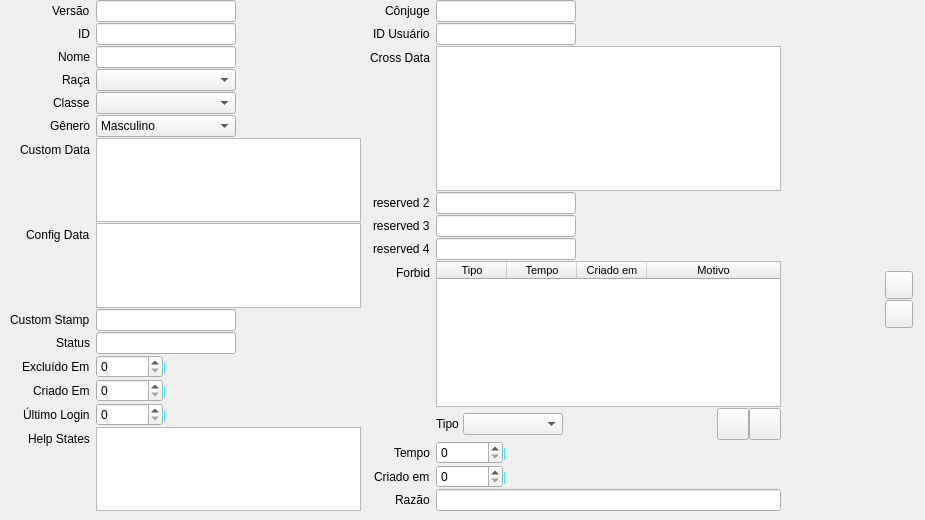
    <widget class="QWidget" name="tab_base">
     <attribute name="title">
      <string>Base</string>
     </attribute>
     <widget class="QWidget" name="verticalLayoutWidget">
      <property name="geometry">
       <rect>
        <x>885</x>
        <y>270</y>
        <width>31</width>
        <height>61</height>
       </rect>
      </property>
      <layout class="QVBoxLayout" name="verticalLayout">
       <property name="spacing">
        <number>0</number>
       </property>
       <property name="sizeConstraint">
        <enum>QLayout::SetNoConstraint</enum>
       </property>
       <item>
        <widget class="QPushButton" name="pushButton_3">
         <property name="sizePolicy">
          <sizepolicy hsizetype="Fixed" vsizetype="Fixed">
           <horstretch>0</horstretch>
           <verstretch>0</verstretch>
          </sizepolicy>
         </property>
         <property name="minimumSize">
          <size>
           <width>28</width>
           <height>28</height>
          </size>
         </property>
         <property name="maximumSize">
          <size>
           <width>28</width>
           <height>28</height>
          </size>
         </property>
         <property name="text">
          <string/>
         </property>
         <property name="icon">
          <iconset>
           <normaloff>:/icons/Resources/Add_32x32.png</normaloff>:/icons/Resources/Add_32x32.png</iconset>
         </property>
         <property name="iconSize">
          <size>
           <width>22</width>
           <height>22</height>
          </size>
         </property>
        </widget>
       </item>
       <item>
        <widget class="QPushButton" name="pushButton_2">
         <property name="sizePolicy">
          <sizepolicy hsizetype="Fixed" vsizetype="Fixed">
           <horstretch>0</horstretch>
           <verstretch>0</verstretch>
          </sizepolicy>
         </property>
         <property name="minimumSize">
          <size>
           <width>28</width>
           <height>28</height>
          </size>
         </property>
         <property name="maximumSize">
          <size>
           <width>28</width>
           <height>28</height>
          </size>
         </property>
         <property name="text">
          <string/>
         </property>
         <property name="icon">
          <iconset>
           <normaloff>:/icons/Resources/Cancel_32x32.png</normaloff>:/icons/Resources/Cancel_32x32.png</iconset>
         </property>
         <property name="iconSize">
          <size>
           <width>22</width>
           <height>22</height>
          </size>
         </property>
        </widget>
       </item>
      </layout>
     </widget>
     <widget class="QWidget" name="formLayoutWidget">
      <property name="geometry">
       <rect>
        <x>10</x>
        <y>0</y>
        <width>351</width>
        <height>511</height>
       </rect>
      </property>
      <layout class="QFormLayout" name="formLayout">
       <property name="labelAlignment">
        <set>Qt::AlignRight|Qt::AlignTrailing|Qt::AlignVCenter</set>
       </property>
       <property name="verticalSpacing">
        <number>1</number>
       </property>
       <item row="0" column="0">
        <widget class="QLabel" name="label">
         <property name="text">
          <string>Versão</string>
         </property>
         <property name="buddy">
          <cstring>base_version</cstring>
         </property>
        </widget>
       </item>
       <item row="0" column="1">
        <widget class="QLineEdit" name="base_version">
         <property name="maximumSize">
          <size>
           <width>140</width>
           <height>16777215</height>
          </size>
         </property>
        </widget>
       </item>
       <item row="1" column="0">
        <widget class="QLabel" name="label_2">
         <property name="text">
          <string>ID</string>
         </property>
         <property name="buddy">
          <cstring>base_id</cstring>
         </property>
        </widget>
       </item>
       <item row="1" column="1">
        <widget class="QLineEdit" name="base_id">
         <property name="maximumSize">
          <size>
           <width>140</width>
           <height>16777215</height>
          </size>
         </property>
        </widget>
       </item>
       <item row="2" column="0">
        <widget class="QLabel" name="label_3">
         <property name="text">
          <string>Nome</string>
         </property>
         <property name="buddy">
          <cstring>base_name</cstring>
         </property>
        </widget>
       </item>
       <item row="2" column="1">
        <widget class="QLineEdit" name="base_name">
         <property name="maximumSize">
          <size>
           <width>140</width>
           <height>16777215</height>
          </size>
         </property>
        </widget>
       </item>
       <item row="3" column="0">
        <widget class="QLabel" name="label_4">
         <property name="text">
          <string>Raça</string>
         </property>
        </widget>
       </item>
       <item row="4" column="0">
        <widget class="QLabel" name="label_5">
         <property name="text">
          <string>Classe</string>
         </property>
        </widget>
       </item>
       <item row="5" column="0">
        <widget class="QLabel" name="label_6">
         <property name="text">
          <string>Gênero</string>
         </property>
        </widget>
       </item>
       <item row="6" column="0">
        <widget class="QLabel" name="label_7">
         <property name="text">
          <string>Custom Data</string>
         </property>
        </widget>
       </item>
       <item row="6" column="1">
        <widget class="QTextEdit" name="base_customdata"/>
       </item>
       <item row="7" column="0">
        <widget class="QLabel" name="label_8">
         <property name="text">
          <string>Config Data</string>
         </property>
        </widget>
       </item>
       <item row="7" column="1">
        <widget class="QTextEdit" name="base_configdata"/>
       </item>
       <item row="8" column="0">
        <widget class="QLabel" name="label_9">
         <property name="text">
          <string>Custom Stamp</string>
         </property>
         <property name="buddy">
          <cstring>base_customstamp</cstring>
         </property>
        </widget>
       </item>
       <item row="8" column="1">
        <widget class="QLineEdit" name="base_customstamp">
         <property name="maximumSize">
          <size>
           <width>140</width>
           <height>16777215</height>
          </size>
         </property>
        </widget>
       </item>
       <item row="9" column="0">
        <widget class="QLabel" name="label_10">
         <property name="text">
          <string>Status</string>
         </property>
         <property name="buddy">
          <cstring>base_status</cstring>
         </property>
        </widget>
       </item>
       <item row="9" column="1">
        <widget class="QLineEdit" name="base_status">
         <property name="maximumSize">
          <size>
           <width>140</width>
           <height>16777215</height>
          </size>
         </property>
        </widget>
       </item>
       <item row="10" column="0">
        <widget class="QLabel" name="label_11">
         <property name="text">
          <string>Excluído Em</string>
         </property>
        </widget>
       </item>
       <item row="11" column="0">
        <widget class="QLabel" name="label_12">
         <property name="text">
          <string>Criado Em</string>
         </property>
        </widget>
       </item>
       <item row="12" column="0">
        <widget class="QLabel" name="label_13">
         <property name="text">
          <string>Último Login</string>
         </property>
        </widget>
       </item>
       <item row="13" column="0">
        <widget class="QLabel" name="label_14">
         <property name="text">
          <string>Help States</string>
         </property>
        </widget>
       </item>
       <item row="13" column="1">
        <widget class="QTextEdit" name="base_helpstates"/>
       </item>
       <item row="3" column="1">
        <widget class="QComboBox" name="base_race">
         <property name="maximumSize">
          <size>
           <width>140</width>
           <height>16777215</height>
          </size>
         </property>
        </widget>
       </item>
       <item row="4" column="1">
        <widget class="QComboBox" name="base_class">
         <property name="maximumSize">
          <size>
           <width>140</width>
           <height>16777215</height>
          </size>
         </property>
        </widget>
       </item>
       <item row="5" column="1">
        <widget class="QComboBox" name="base_gender">
         <property name="maximumSize">
          <size>
           <width>140</width>
           <height>16777215</height>
          </size>
         </property>
         <item>
          <property name="text">
           <string>Masculino</string>
          </property>
         </item>
         <item>
          <property name="text">
           <string>Feminino</string>
          </property>
         </item>
        </widget>
       </item>
       <item row="10" column="1">
        <layout class="QHBoxLayout" name="horizontalLayout_4" stretch="0,51">
         <item>
          <widget class="QDoubleSpinBox" name="base_deletetime">
           <property name="decimals">
            <number>0</number>
           </property>
           <property name="maximum">
            <double>999999999999.000000000000000</double>
           </property>
          </widget>
         </item>
         <item>
          <widget class="QLabel" name="base_deletetime_txt">
           <property name="styleSheet">
            <string notr="true">color: rgb(0, 255, 255);</string>
           </property>
           <property name="text">
            <string>|</string>
           </property>
          </widget>
         </item>
        </layout>
       </item>
       <item row="11" column="1">
        <layout class="QHBoxLayout" name="horizontalLayout_6" stretch="0,51">
         <item>
          <widget class="QDoubleSpinBox" name="base_createtime">
           <property name="decimals">
            <number>0</number>
           </property>
           <property name="maximum">
            <double>999999999999.000000000000000</double>
           </property>
          </widget>
         </item>
         <item>
          <widget class="QLabel" name="base_createtime_txt">
           <property name="styleSheet">
            <string notr="true">color: rgb(0, 255, 255);</string>
           </property>
           <property name="text">
            <string>|</string>
           </property>
          </widget>
         </item>
        </layout>
       </item>
       <item row="12" column="1">
        <layout class="QHBoxLayout" name="horizontalLayout_7" stretch="0,51">
         <item>
          <widget class="QDoubleSpinBox" name="base_lastlogintime">
           <property name="decimals">
            <number>0</number>
           </property>
           <property name="maximum">
            <double>999999999999.000000000000000</double>
           </property>
          </widget>
         </item>
         <item>
          <widget class="QLabel" name="base_lastlogintime_txt">
           <property name="styleSheet">
            <string notr="true">color: rgb(0, 255, 255);</string>
           </property>
           <property name="text">
            <string>|</string>
           </property>
          </widget>
         </item>
        </layout>
       </item>
      </layout>
     </widget>
     <widget class="QWidget" name="formLayoutWidget_2">
      <property name="geometry">
       <rect>
        <x>370</x>
        <y>0</y>
        <width>411</width>
        <height>511</height>
       </rect>
      </property>
      <layout class="QFormLayout" name="formLayout_2">
       <property name="fieldGrowthPolicy">
        <enum>QFormLayout::AllNonFixedFieldsGrow</enum>
       </property>
       <property name="rowWrapPolicy">
        <enum>QFormLayout::DontWrapRows</enum>
       </property>
       <property name="labelAlignment">
        <set>Qt::AlignRight|Qt::AlignTrailing|Qt::AlignVCenter</set>
       </property>
       <property name="horizontalSpacing">
        <number>6</number>
       </property>
       <property name="verticalSpacing">
        <number>1</number>
       </property>
       <item row="0" column="0">
        <widget class="QLabel" name="label_15">
         <property name="text">
          <string>Cônjuge</string>
         </property>
         <property name="buddy">
          <cstring>base_spouse</cstring>
         </property>
        </widget>
       </item>
       <item row="0" column="1">
        <widget class="QLineEdit" name="base_spouse">
         <property name="maximumSize">
          <size>
           <width>140</width>
           <height>16777215</height>
          </size>
         </property>
        </widget>
       </item>
       <item row="1" column="0">
        <widget class="QLabel" name="label_16">
         <property name="text">
          <string>ID Usuário</string>
         </property>
         <property name="buddy">
          <cstring>base_userid</cstring>
         </property>
        </widget>
       </item>
       <item row="1" column="1">
        <widget class="QLineEdit" name="base_userid">
         <property name="maximumSize">
          <size>
           <width>140</width>
           <height>16777215</height>
          </size>
         </property>
        </widget>
       </item>
       <item row="2" column="0">
        <widget class="QLabel" name="label_17">
         <property name="text">
          <string>Cross Data</string>
         </property>
        </widget>
       </item>
       <item row="2" column="1">
        <widget class="QTextEdit" name="base_crossdata"/>
       </item>
       <item row="3" column="0">
        <widget class="QLabel" name="label_18">
         <property name="text">
          <string>reserved 2</string>
         </property>
         <property name="buddy">
          <cstring>base_reserved2</cstring>
         </property>
        </widget>
       </item>
       <item row="3" column="1">
        <widget class="QLineEdit" name="base_reserved2">
         <property name="maximumSize">
          <size>
           <width>140</width>
           <height>16777215</height>
          </size>
         </property>
        </widget>
       </item>
       <item row="4" column="0">
        <widget class="QLabel" name="label_19">
         <property name="text">
          <string>reserved 3</string>
         </property>
         <property name="buddy">
          <cstring>base_reserved3</cstring>
         </property>
        </widget>
       </item>
       <item row="4" column="1">
        <widget class="QLineEdit" name="base_reserved3">
         <property name="maximumSize">
          <size>
           <width>140</width>
           <height>16777215</height>
          </size>
         </property>
        </widget>
       </item>
       <item row="5" column="0">
        <widget class="QLabel" name="label_20">
         <property name="text">
          <string>reserved 4</string>
         </property>
         <property name="buddy">
          <cstring>base_reserved4</cstring>
         </property>
        </widget>
       </item>
       <item row="5" column="1">
        <widget class="QLineEdit" name="base_reserved4">
         <property name="maximumSize">
          <size>
           <width>140</width>
           <height>16777215</height>
          </size>
         </property>
        </widget>
       </item>
       <item row="6" column="0">
        <widget class="QLabel" name="label_21">
         <property name="text">
          <string>Forbid</string>
         </property>
        </widget>
       </item>
       <item row="6" column="1">
        <widget class="QTableWidget" name="base_forbid_list">
         <property name="font">
          <font>
           <pointsize>8</pointsize>
          </font>
         </property>
         <property name="selectionMode">
          <enum>QAbstractItemView::SingleSelection</enum>
         </property>
         <property name="selectionBehavior">
          <enum>QAbstractItemView::SelectRows</enum>
         </property>
         <property name="wordWrap">
          <bool>false</bool>
         </property>
         <attribute name="horizontalHeaderMinimumSectionSize">
          <number>30</number>
         </attribute>
         <attribute name="horizontalHeaderDefaultSectionSize">
          <number>70</number>
         </attribute>
         <attribute name="horizontalHeaderStretchLastSection">
          <bool>true</bool>
         </attribute>
         <column>
          <property name="text">
           <string>Tipo</string>
          </property>
         </column>
         <column>
          <property name="text">
           <string>Tempo</string>
          </property>
         </column>
         <column>
          <property name="text">
           <string>Criado em</string>
          </property>
         </column>
         <column>
          <property name="text">
           <string>Motivo</string>
          </property>
         </column>
        </widget>
       </item>
       <item row="10" column="0">
        <widget class="QLabel" name="label_23">
         <property name="text">
          <string>Tempo</string>
         </property>
        </widget>
       </item>
       <item row="10" column="1">
        <layout class="QHBoxLayout" name="horizontalLayout_20" stretch="0,51">
         <item>
          <widget class="QDoubleSpinBox" name="base_forbid_time">
           <property name="decimals">
            <number>0</number>
           </property>
           <property name="maximum">
            <double>999999999999.000000000000000</double>
           </property>
          </widget>
         </item>
         <item>
          <widget class="QLabel" name="base_forbid_time_txt">
           <property name="styleSheet">
            <string notr="true">color: rgb(0, 255, 255);</string>
           </property>
           <property name="text">
            <string>|</string>
           </property>
          </widget>
         </item>
        </layout>
       </item>
       <item row="11" column="0">
        <widget class="QLabel" name="label_24">
         <property name="text">
          <string>Criado em</string>
         </property>
        </widget>
       </item>
       <item row="11" column="1">
        <layout class="QHBoxLayout" name="horizontalLayout_21" stretch="0,51">
         <item>
          <widget class="QDoubleSpinBox" name="base_forbid_created">
           <property name="decimals">
            <number>0</number>
           </property>
           <property name="maximum">
            <double>999999999999.000000000000000</double>
           </property>
          </widget>
         </item>
         <item>
          <widget class="QLabel" name="base_forbid_created_txt">
           <property name="styleSheet">
            <string notr="true">color: rgb(0, 255, 255);</string>
           </property>
           <property name="text">
            <string>|</string>
           </property>
          </widget>
         </item>
        </layout>
       </item>
       <item row="12" column="0">
        <widget class="QLabel" name="label_25">
         <property name="text">
          <string>Razão</string>
         </property>
         <property name="buddy">
          <cstring>base_forbid_reason</cstring>
         </property>
        </widget>
       </item>
       <item row="12" column="1">
        <layout class="QHBoxLayout" name="horizontalLayout_5">
         <item>
          <widget class="QLineEdit" name="base_forbid_reason">
           <property name="sizePolicy">
            <sizepolicy hsizetype="Expanding" vsizetype="Fixed">
             <horstretch>0</horstretch>
             <verstretch>0</verstretch>
            </sizepolicy>
           </property>
           <property name="maximumSize">
            <size>
             <width>16777215</width>
             <height>16777215</height>
            </size>
           </property>
          </widget>
         </item>
        </layout>
       </item>
       <item row="8" column="1">
        <layout class="QHBoxLayout" name="horizontalLayout_22" stretch="0,0,0,0,0">
         <property name="spacing">
          <number>0</number>
         </property>
         <item>
          <widget class="QLabel" name="label_22">
           <property name="text">
            <string>Tipo </string>
           </property>
          </widget>
         </item>
         <item>
          <widget class="QComboBox" name="base_forbid_type">
           <property name="sizePolicy">
            <sizepolicy hsizetype="Fixed" vsizetype="Fixed">
             <horstretch>0</horstretch>
             <verstretch>0</verstretch>
            </sizepolicy>
           </property>
           <property name="minimumSize">
            <size>
             <width>100</width>
             <height>0</height>
            </size>
           </property>
           <property name="maximumSize">
            <size>
             <width>100</width>
             <height>16777215</height>
            </size>
           </property>
           <property name="layoutDirection">
            <enum>Qt::LeftToRight</enum>
           </property>
           <property name="sizeAdjustPolicy">
            <enum>QComboBox::AdjustToContentsOnFirstShow</enum>
           </property>
          </widget>
         </item>
         <item>
          <spacer name="horizontalSpacer">
           <property name="orientation">
            <enum>Qt::Horizontal</enum>
           </property>
           <property name="sizeHint" stdset="0">
            <size>
             <width>40</width>
             <height>20</height>
            </size>
           </property>
          </spacer>
         </item>
         <item>
          <widget class="QPushButton" name="pushButton_6">
           <property name="minimumSize">
            <size>
             <width>32</width>
             <height>32</height>
            </size>
           </property>
           <property name="maximumSize">
            <size>
             <width>32</width>
             <height>32</height>
            </size>
           </property>
           <property name="text">
            <string/>
           </property>
           <property name="icon">
            <iconset resource="icons.qrc">
             <normaloff>:/Icons/Add_32x32.png</normaloff>:/Icons/Add_32x32.png</iconset>
           </property>
           <property name="iconSize">
            <size>
             <width>28</width>
             <height>28</height>
            </size>
           </property>
          </widget>
         </item>
         <item>
          <widget class="QPushButton" name="pushButton_4">
           <property name="minimumSize">
            <size>
             <width>32</width>
             <height>32</height>
            </size>
           </property>
           <property name="maximumSize">
            <size>
             <width>32</width>
             <height>32</height>
            </size>
           </property>
           <property name="text">
            <string/>
           </property>
           <property name="icon">
            <iconset resource="icons.qrc">
             <normaloff>:/Icons/Remove_32x32.png</normaloff>:/Icons/Remove_32x32.png</iconset>
           </property>
           <property name="iconSize">
            <size>
             <width>28</width>
             <height>28</height>
            </size>
           </property>
          </widget>
         </item>
        </layout>
       </item>
      </layout>
     </widget>
    </widget>
